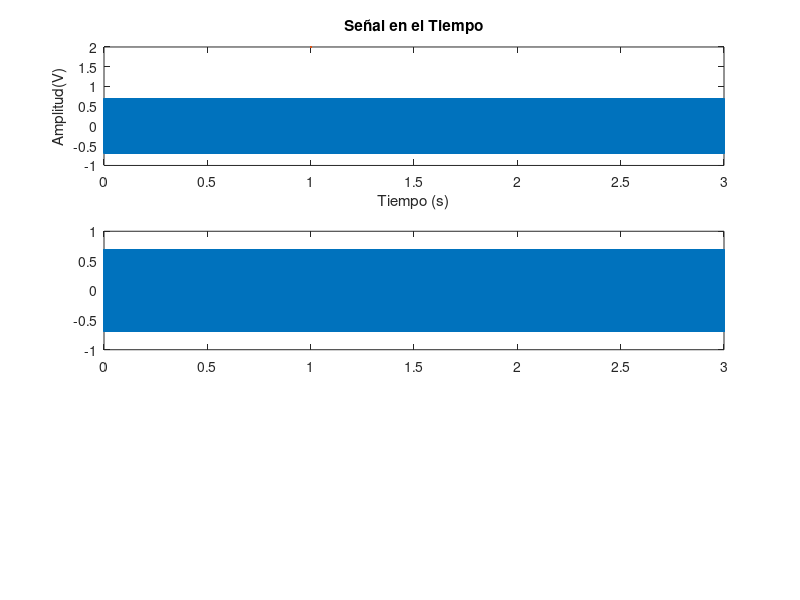

This chart was generated by the following MATLAB code: (Note: this script raises an error after producing the figure.)
clear variables; %Elimina todas las variables (Limpia la memoria RAM)
close all;       %Cierra todas las ventas (figure)
clc;             %Limpia el Command Window
%Parámetros del Muestreador
Fs = 44100;       %Frecuencia de muestreo (Hz - # de muestras/seg)
T = 1/Fs;        %Periodo de muestreo (s - tiempo entre muestra y muestra)
Tc = 3;          %Tiempo de captura (s)
t = 0:T:Tc;      %Vector de Tiempo

%Ecuación de la Onda
x = 0.7*cos(2*pi*17000*t+pi/8);

%Análisis gráfico en el tiempo
figure();
subplot(3,1,1);
plot(t,x,LineWidth=2);  %Plot simula continuidad, une punto 1 con punto 2
title("Señal en el Tiempo");xlabel("Tiempo (s)"); ylabel("Amplitud(V)");

subplot(3,1,2);
plot(t,x);  %Plot simula continuidad, une punto 1 con punto 2
hold on; stem(t,x,LineWidth=2);
title("Proceso de Muestreo");xlabel("Tiempo (s)"); ylabel("Amplitud(V)");

subplot(3,1,3);
stem(t,x,LineWidth=2); %Stem grafica todo como impulsos
title("Señal Muestreada");xlabel("Tiempo (s)"); ylabel("Amplitud(V)");

%Análisis en Frecuencia
[X,FREC] = fourier(x,Fs);

figure();
subplot(2,1,1);plot(FREC,abs(X));title("Espectro de Magnitud Señal de Entrada");
xlabel("Frecuencia (Hz");

subplot(2,1,2);plot(FREC,angle(X));title("Espectro de Fase");
xlabel("Frecuencia (Hz");ylabel("radianes");

%Reproducción de la señala
A = audiodevinfo();
ID_O = 4;   %Reviso donde estan mis parlantes SOLO FUNCIONA EN LAPTOP DEL PROF. ERWIN

reproductor = audioplayer(x,Fs,24,ID_O);
play(reproductor)


[x,Fs] = audioread("musica_ejemplo.wav");
T